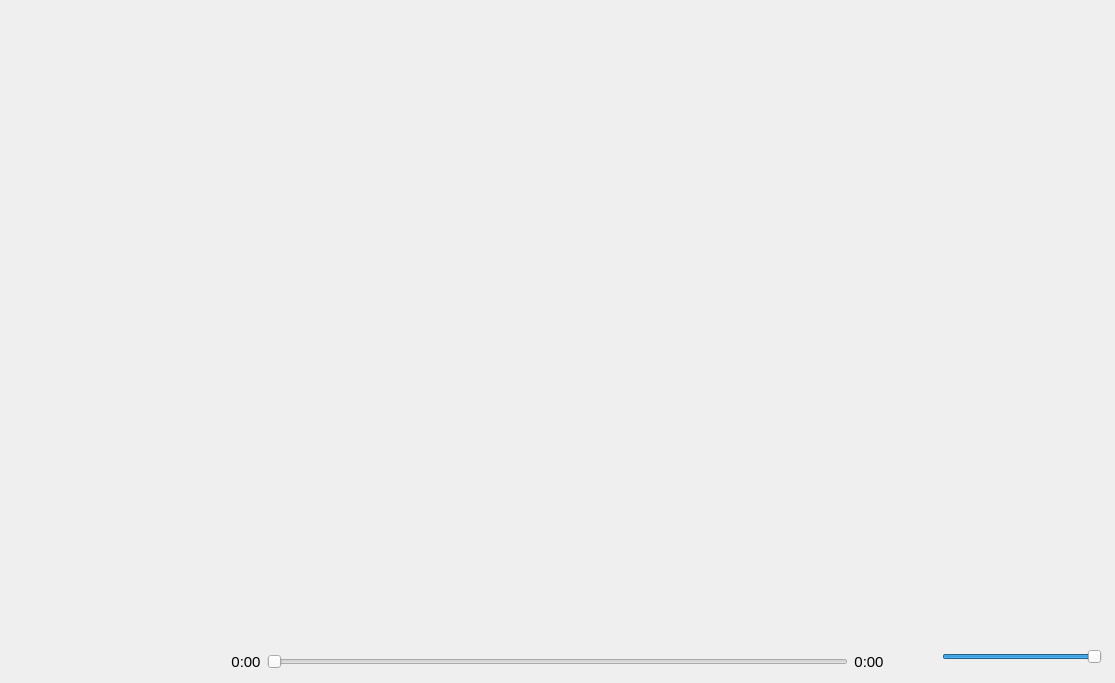
<?xml version="1.0" encoding="UTF-8"?>
<ui version="4.0">
 <class>AudioWidget</class>
 <widget class="QWidget" name="AudioWidget">
  <property name="geometry">
   <rect>
    <x>0</x>
    <y>0</y>
    <width>1115</width>
    <height>683</height>
   </rect>
  </property>
  <property name="windowTitle">
   <string>Form</string>
  </property>
  <layout class="QVBoxLayout" name="verticalLayout_2" stretch="8,1">
   <property name="spacing">
    <number>7</number>
   </property>
   <property name="leftMargin">
    <number>5</number>
   </property>
   <property name="topMargin">
    <number>5</number>
   </property>
   <property name="rightMargin">
    <number>5</number>
   </property>
   <property name="bottomMargin">
    <number>5</number>
   </property>
   <item>
    <widget class="QLabel" name="labelImage"/>
   </item>
   <item>
    <widget class="QFrame" name="framePlayTool">
     <layout class="QHBoxLayout" name="horizontalLayout_4" stretch="1,3,1">
      <property name="leftMargin">
       <number>2</number>
      </property>
      <property name="topMargin">
       <number>5</number>
      </property>
      <property name="rightMargin">
       <number>2</number>
      </property>
      <property name="bottomMargin">
       <number>1</number>
      </property>
      <item>
       <widget class="QFrame" name="frameSongMsg">
        <layout class="QVBoxLayout" name="verticalLayout_3" stretch="3,2">
         <property name="spacing">
          <number>3</number>
         </property>
         <property name="leftMargin">
          <number>1</number>
         </property>
         <property name="topMargin">
          <number>2</number>
         </property>
         <property name="rightMargin">
          <number>1</number>
         </property>
         <property name="bottomMargin">
          <number>4</number>
         </property>
         <item>
          <widget class="QLabel" name="labelSongTIT2">
           <property name="font">
            <font>
             <family>微软雅黑</family>
             <pointsize>12</pointsize>
            </font>
           </property>
           <property name="alignment">
            <set>Qt::AlignCenter</set>
           </property>
           <property name="wordWrap">
            <bool>true</bool>
           </property>
          </widget>
         </item>
         <item>
          <widget class="QLabel" name="labelSongTPE2">
           <property name="font">
            <font>
             <family>微软雅黑</family>
             <pointsize>12</pointsize>
             <weight>75</weight>
             <bold>true</bold>
            </font>
           </property>
           <property name="alignment">
            <set>Qt::AlignCenter</set>
           </property>
           <property name="wordWrap">
            <bool>true</bool>
           </property>
          </widget>
         </item>
        </layout>
       </widget>
      </item>
      <item>
       <layout class="QVBoxLayout" name="verticalLayout">
        <item>
         <layout class="QHBoxLayout" name="horizontalLayout_3">
          <item>
           <widget class="QPushButton" name="btnOpenFile">
            <property name="minimumSize">
             <size>
              <width>45</width>
              <height>30</height>
             </size>
            </property>
            <property name="font">
             <font>
              <pointsize>11</pointsize>
             </font>
            </property>
            <property name="flat">
             <bool>true</bool>
            </property>
           </widget>
          </item>
          <item>
           <spacer name="horizontalSpacer">
            <property name="orientation">
             <enum>Qt::Horizontal</enum>
            </property>
            <property name="sizeHint" stdset="0">
             <size>
              <width>40</width>
              <height>20</height>
             </size>
            </property>
           </spacer>
          </item>
          <item>
           <widget class="QPushButton" name="btnPlay">
            <property name="minimumSize">
             <size>
              <width>32</width>
              <height>32</height>
             </size>
            </property>
            <property name="font">
             <font>
              <pointsize>11</pointsize>
             </font>
            </property>
            <property name="flat">
             <bool>true</bool>
            </property>
           </widget>
          </item>
          <item>
           <widget class="QPushButton" name="btnStop">
            <property name="minimumSize">
             <size>
              <width>32</width>
              <height>32</height>
             </size>
            </property>
            <property name="font">
             <font>
              <pointsize>11</pointsize>
             </font>
            </property>
            <property name="flat">
             <bool>true</bool>
            </property>
           </widget>
          </item>
          <item>
           <spacer name="horizontalSpacer_2">
            <property name="orientation">
             <enum>Qt::Horizontal</enum>
            </property>
            <property name="sizeHint" stdset="0">
             <size>
              <width>40</width>
              <height>20</height>
             </size>
            </property>
           </spacer>
          </item>
          <item>
           <spacer name="horizontalSpacer_3">
            <property name="orientation">
             <enum>Qt::Horizontal</enum>
            </property>
            <property name="sizeType">
             <enum>QSizePolicy::Preferred</enum>
            </property>
            <property name="sizeHint" stdset="0">
             <size>
              <width>45</width>
              <height>20</height>
             </size>
            </property>
           </spacer>
          </item>
         </layout>
        </item>
        <item>
         <layout class="QHBoxLayout" name="horizontalLayout_2">
          <item>
           <widget class="QLabel" name="labelPlayedTime">
            <property name="font">
             <font>
              <pointsize>11</pointsize>
             </font>
            </property>
            <property name="text">
             <string>0:00</string>
            </property>
            <property name="alignment">
             <set>Qt::AlignCenter</set>
            </property>
           </widget>
          </item>
          <item>
           <widget class="QSlider" name="hSliderProgress">
            <property name="orientation">
             <enum>Qt::Horizontal</enum>
            </property>
           </widget>
          </item>
          <item>
           <widget class="QLabel" name="labelTotalTime">
            <property name="font">
             <font>
              <pointsize>11</pointsize>
             </font>
            </property>
            <property name="text">
             <string>0:00</string>
            </property>
            <property name="alignment">
             <set>Qt::AlignCenter</set>
            </property>
           </widget>
          </item>
         </layout>
        </item>
       </layout>
      </item>
      <item>
       <layout class="QGridLayout" name="gridLayout" rowstretch="1,1" columnstretch="1,1,1,3">
        <property name="leftMargin">
         <number>6</number>
        </property>
        <property name="rightMargin">
         <number>6</number>
        </property>
        <property name="verticalSpacing">
         <number>1</number>
        </property>
        <item row="1" column="1" colspan="3">
         <widget class="QSlider" name="sliderVol">
          <property name="value">
           <number>99</number>
          </property>
          <property name="orientation">
           <enum>Qt::Horizontal</enum>
          </property>
         </widget>
        </item>
        <item row="1" column="0">
         <widget class="QPushButton" name="btnVol">
          <property name="minimumSize">
           <size>
            <width>32</width>
            <height>26</height>
           </size>
          </property>
          <property name="flat">
           <bool>true</bool>
          </property>
         </widget>
        </item>
        <item row="0" column="0">
         <widget class="QPushButton" name="btnLoadImage">
          <property name="flat">
           <bool>true</bool>
          </property>
         </widget>
        </item>
        <item row="0" column="1">
         <widget class="QPushButton" name="btnSaveNew">
          <property name="flat">
           <bool>true</bool>
          </property>
         </widget>
        </item>
        <item row="0" column="2">
         <widget class="QPushButton" name="btnSaveCover">
          <property name="flat">
           <bool>true</bool>
          </property>
         </widget>
        </item>
       </layout>
      </item>
     </layout>
    </widget>
   </item>
  </layout>
 </widget>
 <resources/>
 <connections/>
</ui>
